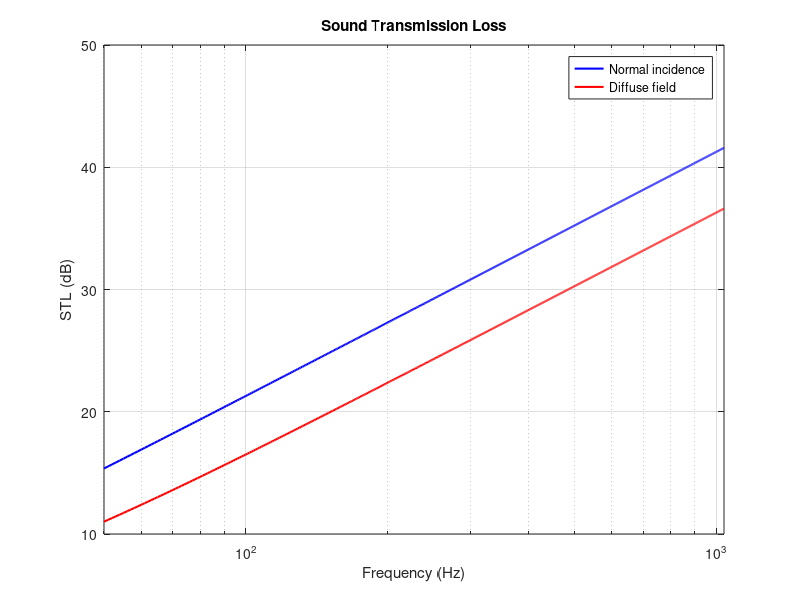

The MATLAB script that drew this image:
clear
clc

rho_g = 2500;     % Glass density (kg/m^3)
h = 0.006;        % Glass thickness (m)
m = rho_g*h;      % Surface density (kg/m^2)
c = 340;          % Speed of sound in air (m/s)
rho = 1.2;        % Air density (kg/m^3)
fc = 2079;        % Coincidence frequency (Hz)
f = 50:1:fc/2;    % Frequency range (Hz)

STL_normal = zeros(size(f));     % Normal incidence (x = 0)
STL_diffuse = zeros(size(f));    % Diffuse field (angular integration)

for i = 1:length(f)
    w = 2*pi*f(i);

    % 1) Normal incidence (x = 0)
    tau_normal = 1/(1 + (w*m/(2*c*rho))^2);
    STL_normal(i) = 10*log10(1/tau_normal);

    % 2) Diffuse field — Angular integration
    tau_diffuse = @(x) 1./(1 + (w*m*cos(x)./(2*c*rho)).^2);
    sol = integral(@(x) tau_diffuse(x).*sin(2*x), 0, 78*pi/180);
    STL_diffuse(i) = 10*log10(1/sol);
end

% Plot
semilogx(f, STL_normal, 'b', 'LineWidth', 1.5)
hold on
semilogx(f, STL_diffuse, 'r', 'LineWidth', 1.5)

xlabel('Frequency (Hz)')
ylabel('STL (dB)')
title('Sound Transmission Loss')
legend('Normal incidence', 'Diffuse field')
grid on
axis([50 fc/2 10 50])
